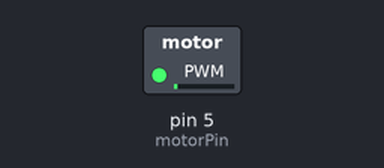
This sketch was run on a simulated Arduino Uno, built with avr-gcc and run on an emulated ATmega328P. Shown: switched loads named in the sketch (green lamp = pin HIGH).

Above: at 0.05 s.
At 0.95 s:
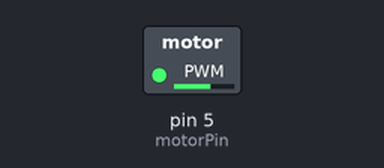
At 1.4 s:
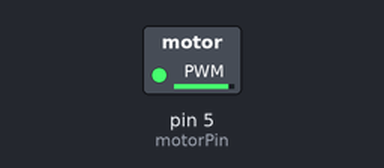
At 2.75 s:
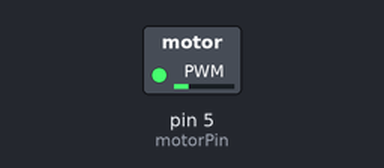
Timing chart, 0 to 7.2 s (numbered marks = the images above):
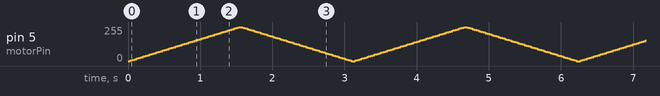

The sketch:

sketch_aug27a.ino
```cpp
int motorPin=5;
void setup() {
 pinMode(motorPin, OUTPUT);

}

void loop() {
 for (int i = 0; i<= 255; i +=5) {
   analogWrite(motorPin, i);
  delay(30);
  }
  for (int i= 255; i>= 0; i -=5) {
    analogWrite(motorPin, i);
  delay(30);

}
}
```
